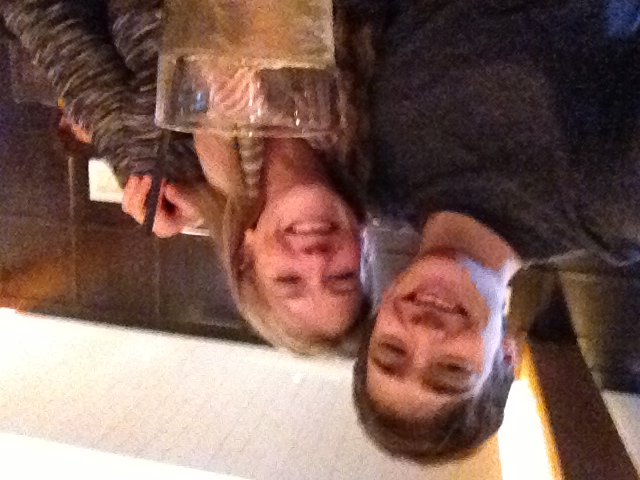
#> input picture use.jpg, 640 x 480 px
$ python black_and_white.py
#> lines starting #> are read from the running program, lines starting #| are printed output that depends on the picture; after the words box and inside, x2 and y2 are one past the last pixel; in counts of white or black regions, pixels touching at a corner belong together
import numpy as np
from PIL import Image
img = Image.open("use.jpg")
#> img is the input picture: PIL image 640x480 RGB; mean R, G, B 125.2, 95.5, 86.5
img = img.convert('1')
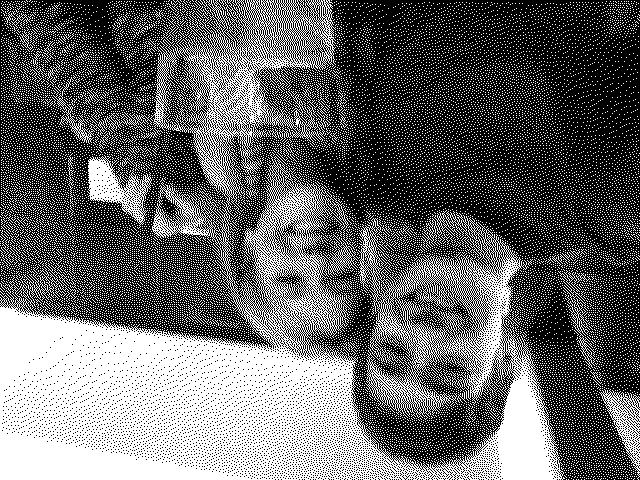
#> img: PIL image 640x480 1; 40.3% white; 21493 white regions (21450 under 20 px), largest, box (x1, y1, x2, y2) and area: (0, 0, 565, 480) 90762, (87, 155, 152, 229) 1865, (599, 389, 640, 480) 1166
# [10 lines of commented-out code are left out]
img.save("changed.jpg", "JPEG")
